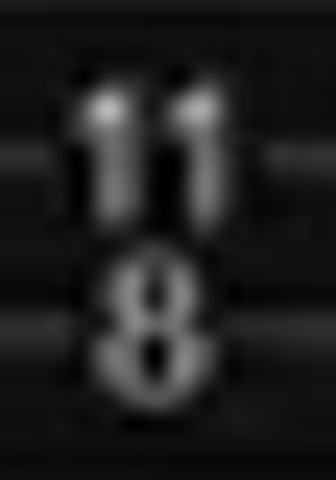
#> input picture _scratch/zoom/f20_118.png, 336 x 480 px
$ python dbg.py f20_118.png
#> lines starting #> are read from the running program, lines starting #| are printed output that depends on the picture
import sys, os, site
sys.path.append(site.getusersitepackages())
from PIL import Image
import numpy as np
src = sys.argv[1]
a = np.asarray(Image.open(src).convert('L')).astype(float)
H, W = a.shape
#> H = 480; W = 336
half = 21
bg = np.zeros_like(a)
for x in range(W):
    lo = max(0, x - half); hi = min(W, x + half + 1)
    bg[:, x] = a[:, lo:hi].mean(axis=1)
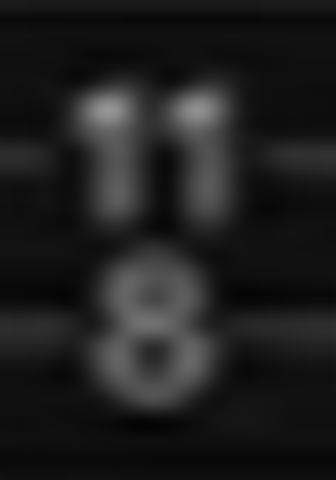
#> bg: shape (480, 336) float64; min 3.65, max 150.6, mean 30.8
diff = a - bg
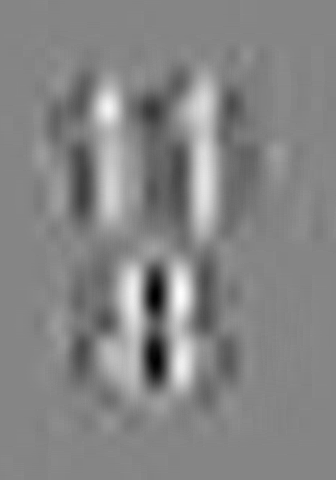
#> diff: shape (480, 336) float64; min -43.93, max 39.86, mean 0; drawn with min black and max white
for y in range(100, 152, 2):
    row = ''
    for x in range(100, 200):
        v = diff[y, x]
        row += '#' if v > 18 else ('.' if v > 8 else ' ')
    print(f'{y:3d} {row}')

$ run again, on _scratch/zoom/f28_a.png
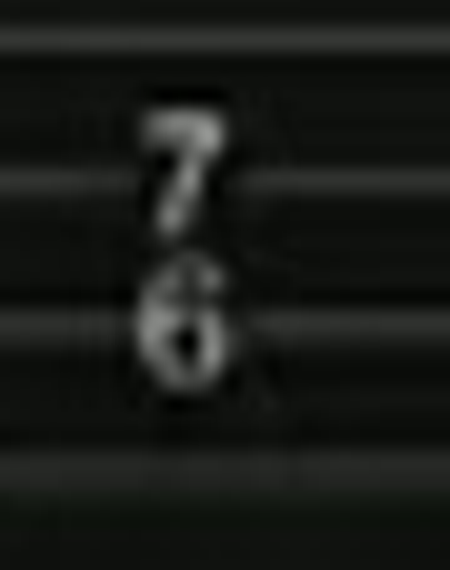
#> input picture _scratch/zoom/f28_a.png, 450 x 570 px
#> after the loop `for x in range(W):`:
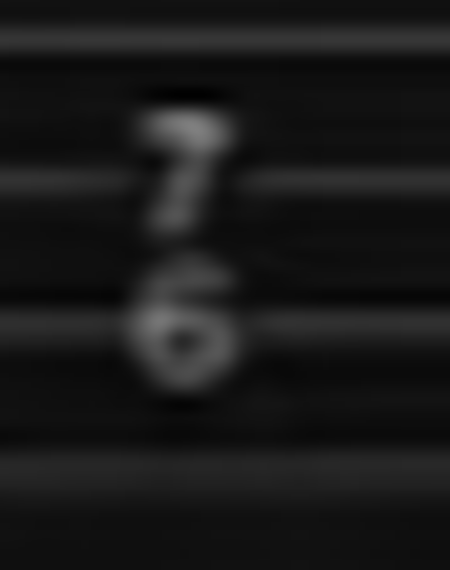
#> bg: shape (570, 450) float64; min 1.4, max 128, mean 25.3
#> `diff = a - bg`:
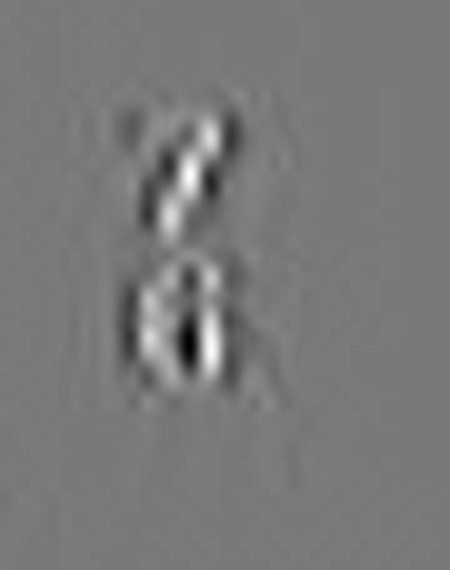
#> diff: shape (570, 450) float64; min -46.88, max 51.23, mean 0; drawn with min black and max white

$ run again, on _scratch/zoom/f28_b.png
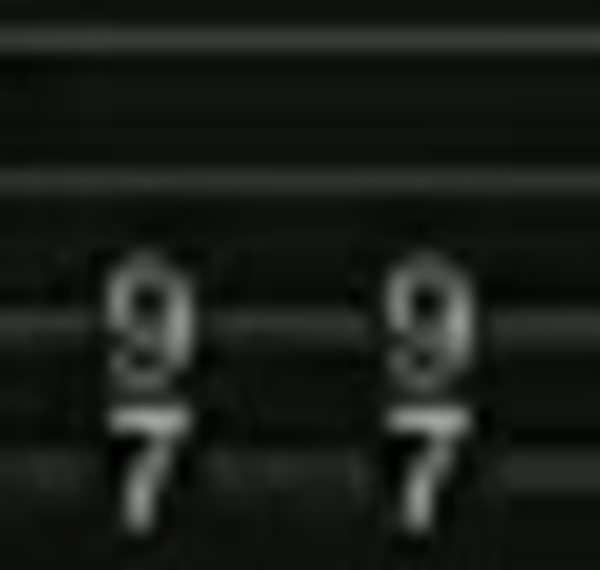
#> input picture _scratch/zoom/f28_b.png, 600 x 570 px
#> after the loop `for x in range(W):`:
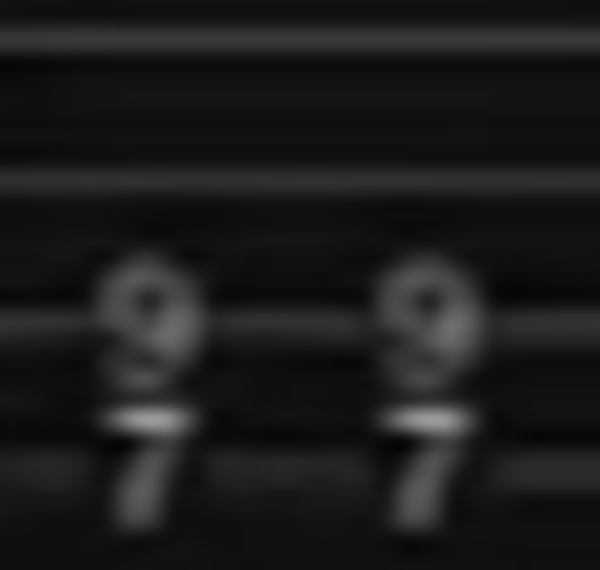
#> bg: shape (570, 600) float64; min 5.35, max 156.5, mean 27.6
#> `diff = a - bg`:
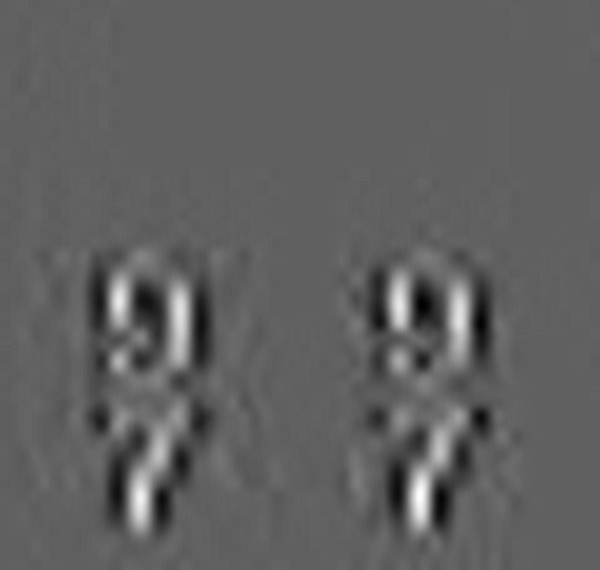
#> diff: shape (570, 600) float64; min -35.23, max 57.51, mean 0; drawn with min black and max white
